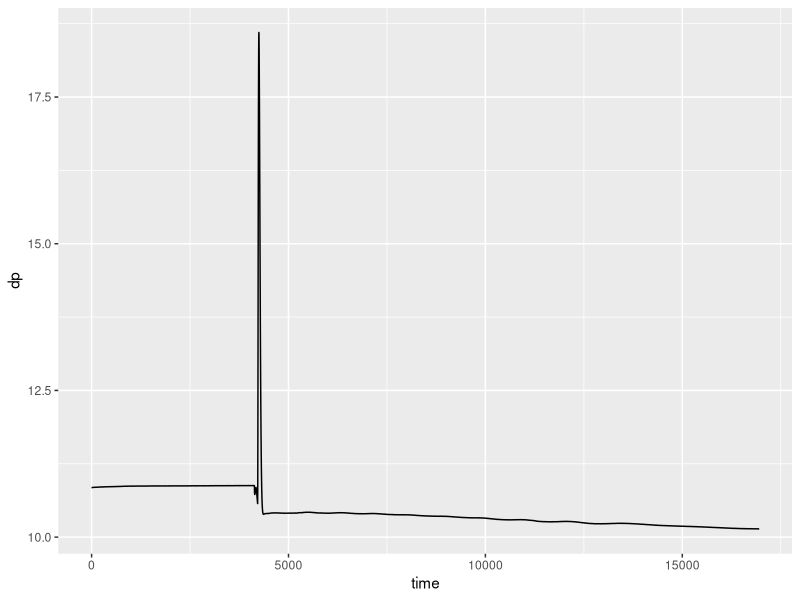
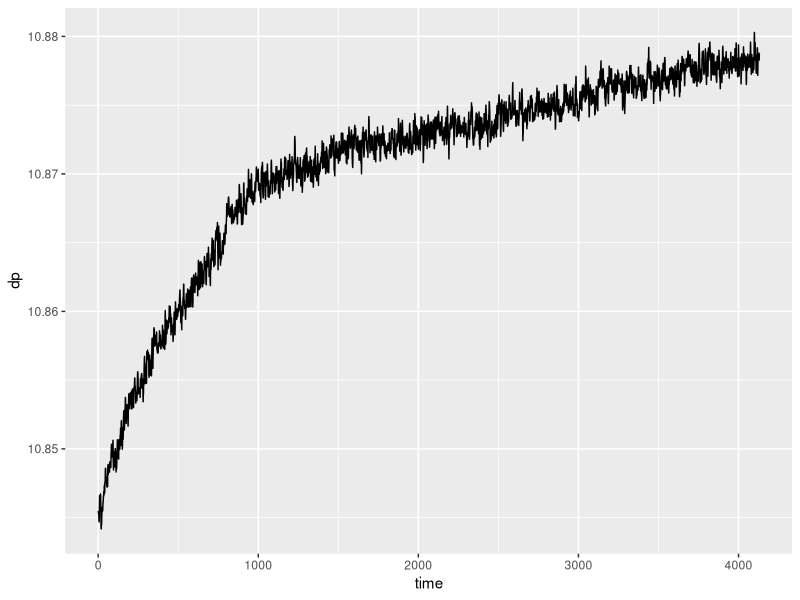
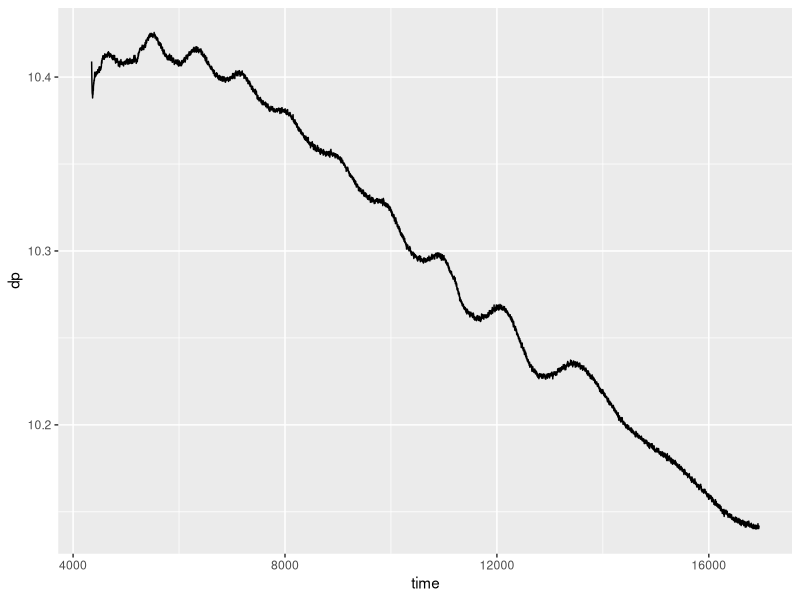

R code for these plots, in order: (Note: this script raises an error after producing the figures.)
#R-script for ITC data anaylsis described in Rodenfels et al. 
#Script name: Raw_data_curration
#purpose: indentification of pre-injection peak data and initial time normalization of raw ITC data
#the raw .itc file has been converted to .csv prior to this script using a text editor of your choice,
#columns have been renamed as time, dp, temp and the @ signs have been manually removed in the data
#example files provided: example.itc & example.csv
#output file: exampleNorm.csv


#load neccesary librarys
library(ggplot2)

#set working directory
setwd("~/Documents/1_PostDoc/1_EnergyWorkHeat/7_publication/scripts/")

#read ITC raw data & create data frame
df <- read.csv("1_example.csv" , check.names = FALSE) 

#plot data raw data 
ggplot( df , aes(time , dp)) + geom_line()

#define time range of the raw data
#idenfication of pre- &post- injection peak time range
#pre-injection peak data
dfpre =df[1:4130,]
#plot pre-injection peak data & identification of last y value pre-injection
ggplot( dfpre , aes(time , dp)) + geom_line()
#y value=10.88

#post-injection peak data
dfpost=df[4350:18000,]
#plot pre-injection peak data & identification of last y value pre-injection
ggplot( dfpost , aes(time , dp)) + geom_line()
#first time value post-injection =4350 sec

#write post-injection peak data into new dataframe 
dfnew <- data.frame(dfpost$time,dfpost$dp)
#define cole names)
colnames(dfnew) <- c("time", "dp")

#substract initial signal
#dfnorm <-(dfpost$dp-x)*-1
#with x=last y (here x=10.885) value of the pre-inejection data rage before embryo injection
dfnorm <-(dfpost$dp-10.88)*-1

#transform heat data from ucal/sec to nj/sec normalized per embryo
dfnorm1 <-(dfnorm*4.184)/X*1000
#X=number of embryos here 30
dfnorm1 <-(dfnorm*4.184)/30*1000

#time normalization of post-injection peak data to t=1
#timerom <-(dfpost$time -x)
# with x= time value -1 (here x=4350-1=4349) of the first data in the post-injection peak data
timerom <-(dfpost$time -4349)
#combine new time and heat values into a new data.frame
dffinal <- data.frame (timerom, dfnorm1)
colnames(dffinal) <- c("time", "dp")

#plot of time normalized raw data in a csv file
ggplot( dffinal, aes(time , dp)) + geom_line()+
  xlab("Time (s)") + ylab("Heat dissipation (nJ/sec)")

#write time normalized raw data in a csv file
write.csv(dffinal, "1_example_Norm.csv")

#plot data to manually identify the first oscilliatory minima on the time axis
ggplot( dffinal, aes(time , dp)) + geom_line()+
  xlab("Time (s)") + ylab("Heat dissipation (nJ/sec)")

#plot data to manually identify the first oscilliatory minima on the time axis
#adjust xlim and ylim
#adjust geom_vline(xintercept=x), x=first minima
ggplot( dffinal, aes(time , dp)) + geom_line()+geom_vline(xintercept=300)+xlim(0,5000)+ylim(60,80)+
  xlab("Time (s)") + ylab("Heat dissipation (nJ/sec)")

#minima here x=300

#Time normalization of the data
datasub <- subset(dffinal, time>x,)
#x=300 (first minima)
datasub <- subset(dffinal, time>300,)

#Normalize time time
time_norm <- datasub$time-300

#new time normalized data frame
data_TN <- data.frame(time_norm,datasub$dp)
#change col names
colnames(data_TN) <- c("time", "dp")

#plot time normalized data
ggplot(data_TN, aes(time,dp))+geom_line()

#write time normalized raw data in a csv file
write.csv(data_TN, "1_example_timeNorm.csv")

#end script
#next script: 2_ITC_decompose.R
